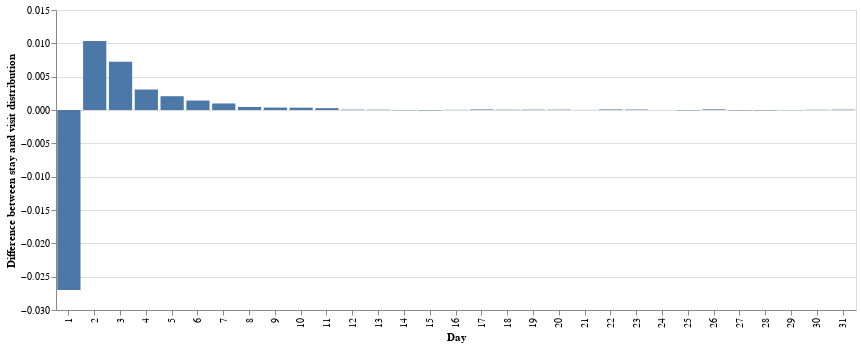

The code cell stored with this chart in its notebook:
### Markdown cell above
Plotting the difference between those two distributions shows that
- Some short visits ( < 1 week ) seems to be merged into longer stays
- This cause stays of duration ~ N weeks to be more frequent than visits of duration ~ N weeks

### Code cell
alt.Chart(diff_distribution).mark_bar().encode(
    x=alt.X("day:N", title="Day"),
    y=alt.Y("difference:Q", title='Difference between stay and visit distribution')
).properties(
    width=800
)

### Figure 1 — Vega-Lite specification as saved in the notebook (floating-point values rounded to 4 significant figures)
{"config": {"view": {"continuousWidth": 400, "continuousHeight": 300}}, "data": {"name": "data-c73fdd6af4ddb3276ed1e9ff4cf51303"}, "mark": "bar", "encoding": {"x": {"type": "nominal", "field": "day", "title": "Day"}, "y": {"type": "quantitative", "field": "difference", "title": "Difference between stay and visit distribution"}}, "width": 800, "$schema": "https://vega.github.io/schema/vega-lite/v4.8.1.json", "datasets": {"data-c73fdd6af4ddb3276ed1e9ff4cf51303": [{"day": 1, "difference": -0.02701}, {"day": 2, "difference": 0.01033}, {"day": 3, "difference": 0.007239}, {"day": 4, "difference": 0.003072}, {"day": 5, "difference": 0.002069}, {"day": 6, "difference": 0.001415}, {"day": 7, "difference": 0.0009805}, {"day": 8, "difference": 0.0004547}, {"day": 9, "difference": 0.0003639}, {"day": 10, "difference": 0.0003492}, {"day": 11, "difference": 0.0002795}, {"day": 12, "difference": 5.894e-05}, {"day": 13, "difference": 4.548e-05}, {"day": 14, "difference": -3.25e-05}, {"day": 15, "difference": -5.91e-05}, {"day": 16, "difference": 2.694e-05}, {"day": 17, "difference": 8.427e-05}, {"day": 18, "difference": 4.703e-05}, {"day": 19, "difference": 5.519e-05}, {"day": 20, "difference": 5.216e-05}, {"day": 21, "difference": 1.192e-05}, {"day": 22, "difference": 8.587e-05}, {"day": 23, "difference": 7.018e-05}, {"day": 24, "difference": -2.428e-06}, {"day": 25, "difference": -5.066e-05}, {"day": 26, "difference": 9.435e-05}, {"day": 27, "difference": -5.221e-05}, {"day": 28, "difference": -5.545e-05}, {"day": 29, "difference": -2.26e-05}, {"day": 30, "difference": 3.486e-05}, {"day": 31, "difference": 5.796e-05}]}}
